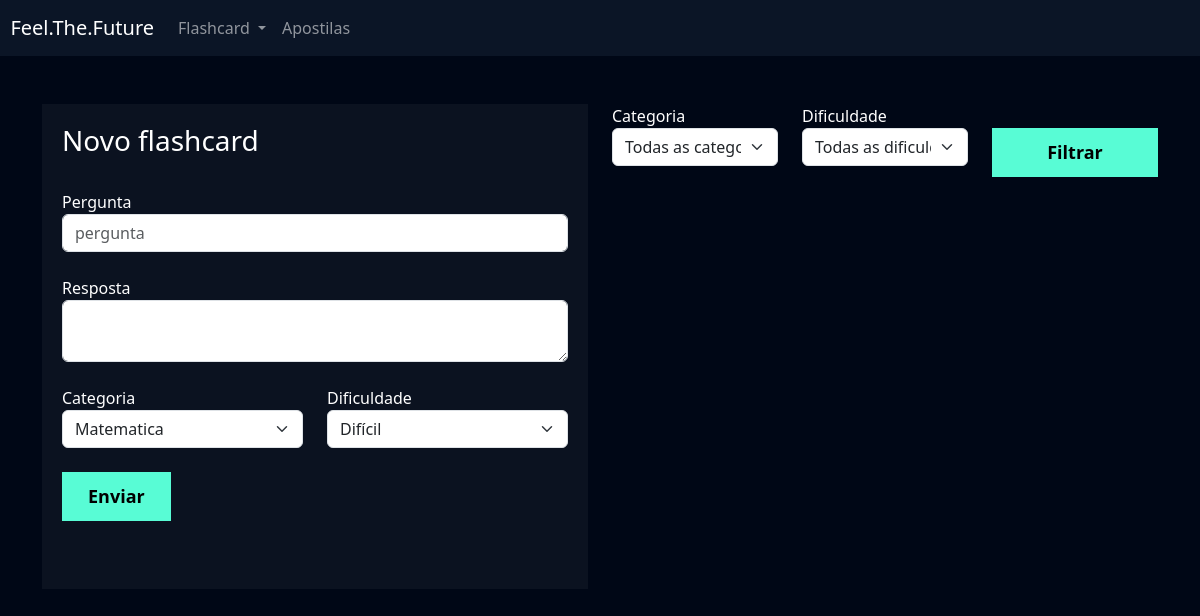
/flashcard/novo_flashcard/ (signed in), run on an earlier commit of the app's database.
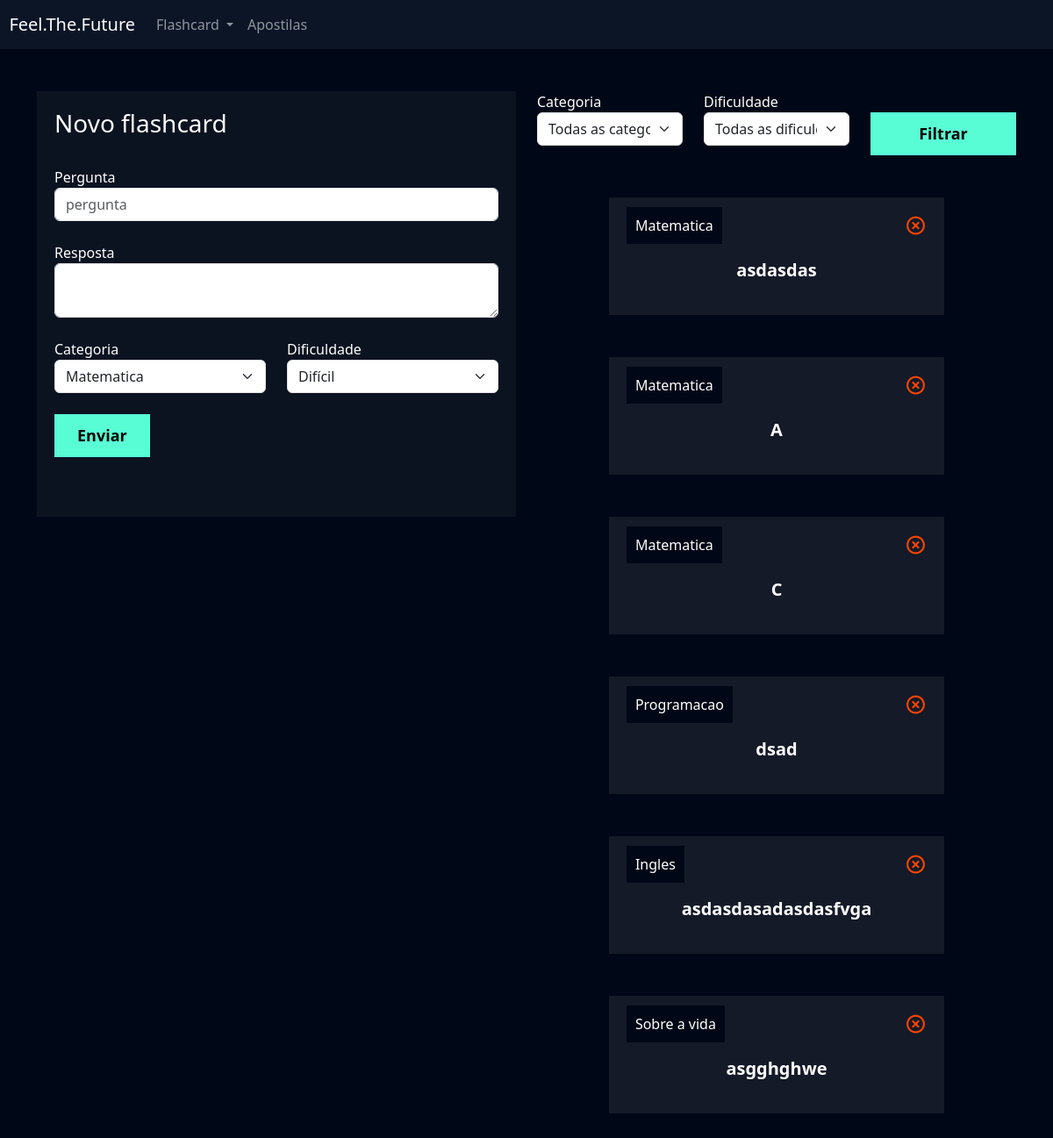
And on a later commit of the database.
### flashcard/models.py (models this page shows, shortened)
class Flashcard(models.Model):
    DIFICULDADE_CHOICES = (('D', 'Difícil'), ('M', 'Médio'), ('F', 'Fácil'))
    user = models.ForeignKey(User, on_delete=models.DO_NOTHING)
    question = models.CharField(max_length=100)
    resp = models.TextField()
    category = models.ForeignKey(Categoria, on_delete=models.DO_NOTHING)
    difficulty = models.CharField(max_length=1, choices=DIFICULDADE_CHOICES)

class Categoria(models.Model):
    nome = models.CharField(max_length=20)
    def __str__(self):
        return self.nome

### flashcard/views.py (the view, shortened to what this page needs)
# urls.py: path('novo_flashcard/', views.novo_flashcard, name="novo_flashcard"),
def novo_flashcard(request):
    if (not request.user.is_authenticated):
        return redirect('/usuarios/logar')
    if (request.method == "GET"):
        categorias = Categoria.objects.all()
        dificuldades = Flashcard.DIFICULDADE_CHOICES
        flashcard_list = Flashcard.objects.filter(user=request.user)
        return render(request, 'novo_flashcard.html', {'categorias': categorias,
                                                       'dificuldades':dificuldades,
                                                       'flashcards': flashcard_list})

### flashcard/templates/novo_flashcard.html (shortened to what the changed rows need)
{% extends "base.html" %}
{% load static %}
{% block 'cabecalho' %}
    <link href="{% static 'usuarios/css/cadastro.css' %}" rel="stylesheet">
    <link href='https://unpkg.com/boxicons@2.1.4/css/boxicons.min.css' rel='stylesheet'>
    <link href="{% static 'flashcard/css/novo_flashcard.css' %}" rel = 'stylesheet'>
{% endblock 'cabecalho' %}
{% block 'conteudo' %}
    <div class="container">
        <br>
        <br>
        <div class="row">
            <div class="col-md">
                <br>
                <br>
                {% for item in flashcards %}
                    <div class="box-new-flashcard" onclick="flip_card({{item.id}})">
                        <div class="flashcard ">
                            <div class="flashcard-categoria">
                                {{ item.category }}
                            </div>
                            <a href="{% url 'deletar_flashcard' item.id %}"><i class='icone-exit bx bx-x-circle'></i></a>
                            <br>
                            <br>
                            <div class="flashcard-box-item">
                                <p class="flashcard-item">{{ item.question }}</p>
                            </div>
                        </div>
                    </div>
                    <br>
                    <br>
                {% endfor %}
            </div>
        </div>
    </div>
{% endblock 'conteudo' %}

What changed in the data, as far as the page shows it:
added Flashcard: category "Matematica", question "asdasdas"
added Flashcard: category "Matematica", question "A"
added Flashcard: category "Matematica", question "C"
added Flashcard: category "Programacao", question "dsad"
added Flashcard: category "Ingles", question "asdasdasadasdasfvga"
added Flashcard: category "Sobre a vida", question "asgghghwe"
